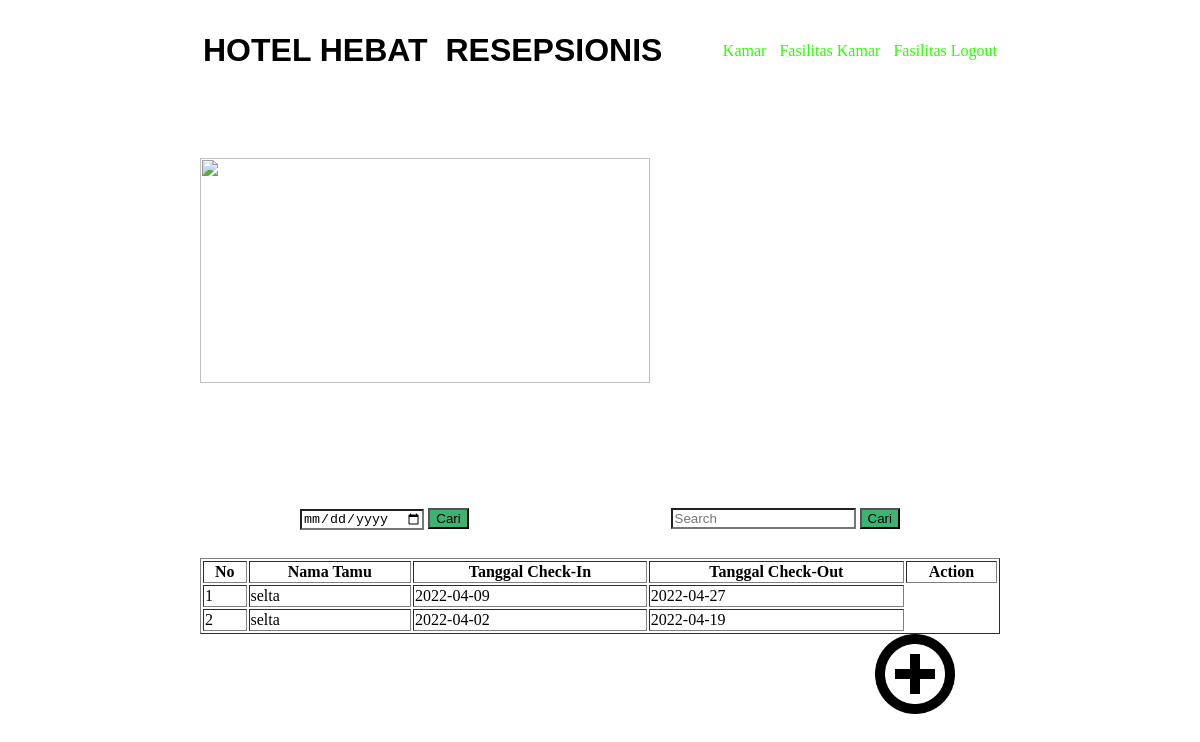
Page /index_resepsionis.php on the committed database.
### tables this page shows
CREATE TABLE `tbpemesanan` (
  `noData` varchar(11) NOT NULL,
  `noPesanan` varchar(11) NOT NULL,
  `namaPemesan` varchar(300) NOT NULL,
  `tglCheckin` varchar(30) NOT NULL,
  `tglCheckout` varchar(50) NOT NULL,
  `noHp` varchar(15) NOT NULL,
  `namaTamu` varchar(15) NOT NULL,
  `typeKamar` varchar(15) NOT NULL,
  `email` varchar(30) NOT NULL,
  `status` int(11) NOT NULL
);

### index_resepsionis.php (the view, shortened to what this page needs)
<!DOCTYPE html>
<html lang="en">
<head>
    <link rel="stylesheet" type="text/css" href="style.css">
</head>
<noframe>
<body>
    <div id="warp">
        <div class="topmenu">
            <table>
            <tr>
            <td width="300px"><h1>HOTEL HEBAT</h1></td>
            <td width="300px"><h1>RESEPSIONIS</h1></td>
            <td><a href="index_kamar.php">Kamar</a></td>
            <td width="150px" align="center"><a href="admin_kamar.php" >Fasilitas Kamar</a></td>
            <td><a href="admin_fasilitas.php">Fasilitas</a></td>
            <td><a href="login.php">Logout</a></td>
            </tr>
            </table>
    </div>
<div class="pic">
    <img src="https://images.pexels.com/photos/258154/pexels-photo-258154.jpeg?auto=compress&cs=tinysrgb&dpr=1&w=500" height="75%" width="75%" alt="">
    <form method="GET">
        <div style="display: grid; grid: 30px / auto auto; margin-top: 50px; width: 75%; margin-left:auto; margin-right:auto">
    <div><input  type="date" placeholder="Search" aria-label="Search" name="data">
            <button  type="submit" name="cari2">
                Cari
            </button>
    </div>
    <div style="text-align:right">
<input  type="search" placeholder="Search" aria-label="Search" name="keyword">
            <button  type="submit" name="cari">
                Cari
            </button>
    </div>
    </div>
        </form>
</div>
<div class="formtgl">
    <table id="example" class="display responsive nowrap" style="width:100%" border="1">
    <thead>
      <tr>
        <th>No</th>
        <th>Nama Tamu</th>
        <th>Tanggal Check-In</th>
        <th>Tanggal Check-Out</th>
        <th colspan="">Action</th>
      </tr>
    </thead>
    <tbody class="alert-success">
      <?php
      include 'koneksi.php';
    if(isset($_GET['cari'])){
		$cari = $_GET['keyword'];
		$data = mysqli_query($con, "SELECT * FROM tbpemesanan WHERE namaTamu LIKE '%".$cari."%'");
	}else if(isset($_GET['cari2'])){
        $cari = $_GET['data'];
		$data = mysqli_query($con, "SELECT * FROM tbpemesanan WHERE tglCheckin LIKE '%".$cari."%'");
    }
    else{
		$data = mysqli_query($con, "SELECT * from tbpemesanan");
	}
while($row= mysqli_fetch_array($data)) {
       ?>
       <tr>
        <td ><?php echo $row['noData']?></td>
        <td ><?php echo $row['namaTamu']?></td>
        <td ><?php echo $row['tglCheckin']?></td>
        <td ><?php echo $row['tglCheckout']?></td>
      </tr>
      <?php
    }
    ?>
  </tbody>
</table>
<a href="admin_tambah_kamar.php"><img src="pngwing.com (2).png" height="10%" width="10%" style="margin-left:675px" alt=""></a>
</div>
    </div>
</body>
</noframe>
</html>

### style.css (style rules this page uses)
body { background-color: #fff; }
button { background-color: mediumseagreen; }
a { color: rgb(43, 255, 0); }
input { background-color: white; }

### index_resepsionis.php (style rules this page uses)
#warp { width: 800px; margin: auto; }
.topmenu { height: 100px; width: 100%; }
.pic { width: 100%; height: 400px; margin-top:50px; }
h1 { font-family: Arial; }
a { text-decoration: none; }

### rows in the picture
tbpemesanan: noData "1", namaTamu "selta", tglCheckin "2022-04-09", tglCheckout "2022-04-27"
tbpemesanan: noData "2", namaTamu "selta", tglCheckin "2022-04-02", tglCheckout "2022-04-19"
